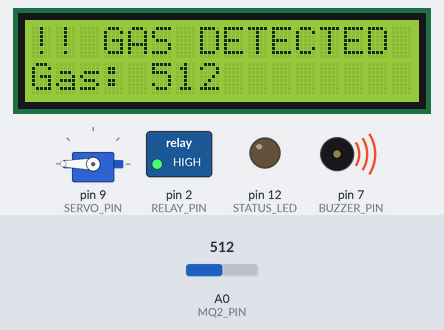
This sketch was run on a simulated Arduino Uno, built with avr-gcc and run on an emulated ATmega328P. Parts: servo, 16×2 character LCD, switched loads named in the sketch (green lamp = pin HIGH), output pins drawn as LEDs (lit = HIGH), buzzer (waves = sounding, pin HIGH). The test bench sets the inputs (shaded band); at power-on: A0 (MQ2_PIN) = 512. The modem accepts every AT command (registered, SIM ready, sends succeed) and sends nothing else; what the sketch prints to the serial monitor is not drawn.

Above: at 2.2 s.
2.3 s: A0 (MQ2_PIN) set to 209
At 5.9 s:
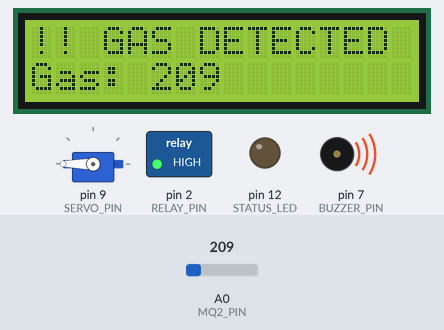
6.3 s: A0 (MQ2_PIN) set to 191
At 7.2 s:
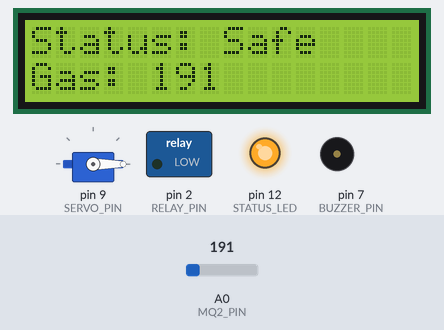
8.3 s: A0 (MQ2_PIN) set to 210
At 10.2 s:
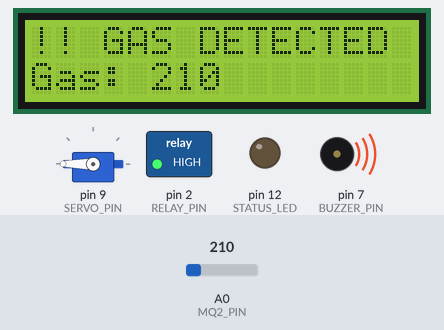
Timing chart, 0 to 11.7 s (numbered marks = the images above; inputs shaded):
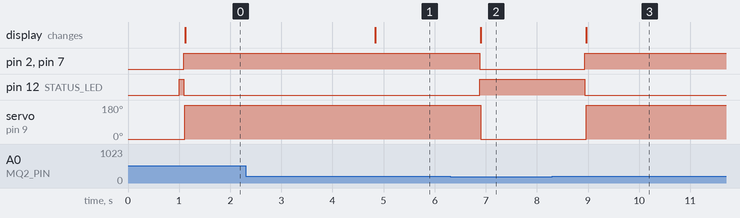

Measured:
- the behaviour switches between 201 and 200 on A0 (MQ2_PIN) (found by bisection; images 1 and 2)
- after the input at 2.3 s, the display: changes after 2.5 s (image 1)
- after the input at 6.3 s, pin 2 (RELAY_PIN), pin 7 (BUZZER_PIN): HIGH → LOW after 0.58 s; pin 12 (STATUS_LED): LOW → HIGH after 0.58 s; servo on pin 9 (SERVO_PIN): 180° → 0° after 0.60 s; the display: changes after 0.60 s (image 2)
- after the input at 8.3 s, pin 2 (RELAY_PIN), pin 7 (BUZZER_PIN): LOW → HIGH after 0.64 s; pin 12 (STATUS_LED): HIGH → LOW after 0.64 s; servo on pin 9 (SERVO_PIN): 0° → 180° after 0.67 s; the display: changes after 0.67 s (image 3)

The sketch:

LPG_Detector.ino
```cpp
#include <Servo.h>
#include <SoftwareSerial.h>
#include <Wire.h>
#include <LiquidCrystal_I2C.h>

LiquidCrystal_I2C lcd(0x27, 16, 2); // I2C LCD

#define MQ2_PIN A0
#define RELAY_PIN 2
#define BUZZER_PIN 7
#define SERVO_PIN 9
#define GSM_RX 10
#define GSM_TX 11
#define STATUS_LED 12
#define GAS_THRESHOLD 200

Servo gasValve;
SoftwareSerial gsm(GSM_RX, GSM_TX);

bool alertSent = false;
bool servoActivated = false;

void setup() {
  Serial.begin(9600);
  gsm.begin(9600);
  delay(1000);

  pinMode(MQ2_PIN, INPUT);
  pinMode(RELAY_PIN, OUTPUT);
  pinMode(BUZZER_PIN, OUTPUT);
  pinMode(STATUS_LED, OUTPUT);

  digitalWrite(RELAY_PIN, LOW);
  digitalWrite(BUZZER_PIN, LOW);
  digitalWrite(STATUS_LED, HIGH);  // Safe

  gasValve.attach(SERVO_PIN);
  gasValve.write(0);  // Valve open

  lcd.init();
  lcd.backlight();
  lcd.setCursor(0, 0);
  lcd.print("LPG Detector Ready");

  Serial.println("LPG Gas Detector Ready");
}

void loop() {
  int gasLevel = analogRead(MQ2_PIN);
  Serial.print("Gas Level: ");
  Serial.println(gasLevel);

  // Display gas level
  lcd.setCursor(0, 1);
  lcd.print("Gas: ");
  lcd.print(gasLevel);
  lcd.print("     "); // Clear trailing digits

  if (gasLevel > GAS_THRESHOLD) {
    // Danger condition
    digitalWrite(RELAY_PIN, HIGH);
    digitalWrite(BUZZER_PIN, HIGH);
    digitalWrite(STATUS_LED, LOW);

    lcd.setCursor(0, 0);
    lcd.print("!! GAS DETECTED !!");

    if (!servoActivated) {
      gasValve.write(180);   // Close valve once
      servoActivated = true;
    }

    if (!alertSent) {
      sendSMS("⚠️ LPG Gas Leak Detected! Take action immediately.");
      alertSent = true;
    }

  } else {
    // Safe condition
    digitalWrite(RELAY_PIN, LOW);
    digitalWrite(BUZZER_PIN, LOW);
    digitalWrite(STATUS_LED, HIGH);

    lcd.setCursor(0, 0);
    lcd.print("Status: Safe     ");

    if (servoActivated) {
      gasValve.write(0);   // Open valve again
      servoActivated = false;
    }

    alertSent = false;
  }

  delay(1000);
}

void sendSMS(String message) {
  gsm.println("AT+CMGF=1");  // Text mode
  delay(200);
  gsm.println("AT+CMGS=\"+1234567890\"");  // Replace with your number
  delay(300);
  gsm.print(message);
  delay(100);
  gsm.write(26);  // Ctrl+Z
  delay(2000);
}
```
